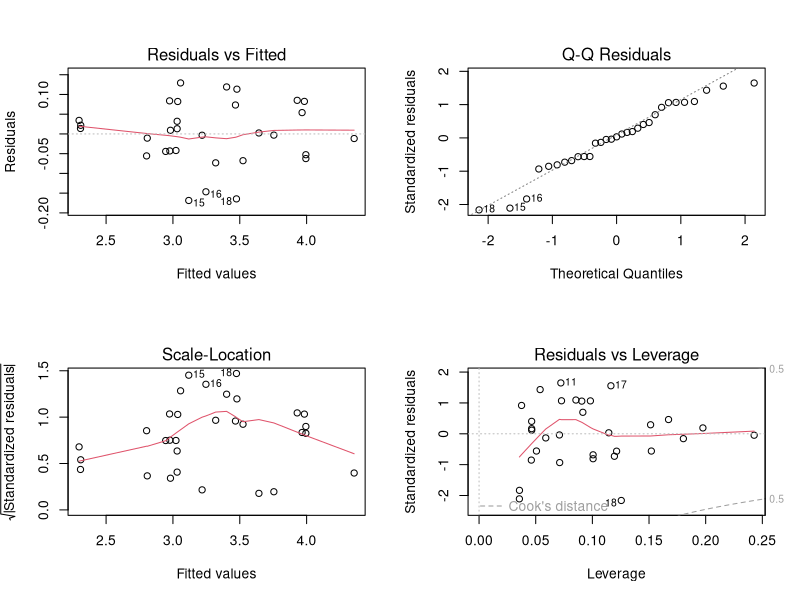

Write R code to recreate this figure.
## ---- chunk 1
knitr::opts_chunk$set(echo = TRUE)
## ---- chunk 2
#Transform using log
trans_fit1 = lm(log(Volume)~log(Girth)+log(Height),data = trees)
summary(trans_fit1)
## ---- chunk 3
par(mfrow=c(2,2))
plot(trans_fit1)
## ---- chunk 4
confint(trans_fit1)
## ---- chunk 5
pred=predict(trans_fit1,data.frame(Girth=10.9,Height = 75),interval = "predict",level = .95)
pred
## ---- chunk 6
exp(pred)
